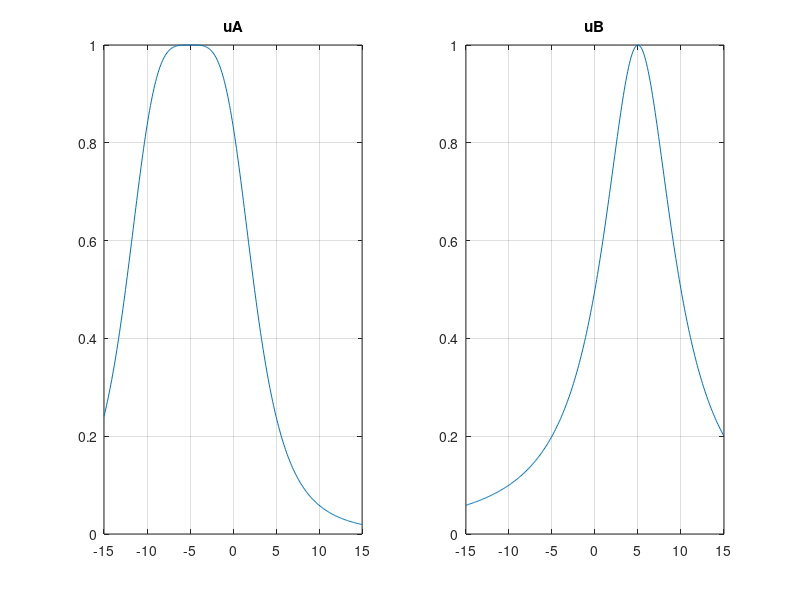
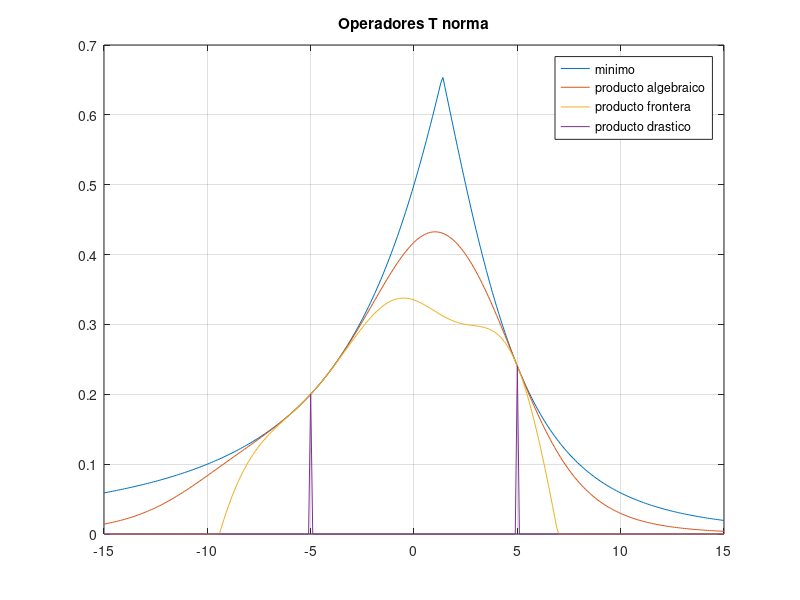
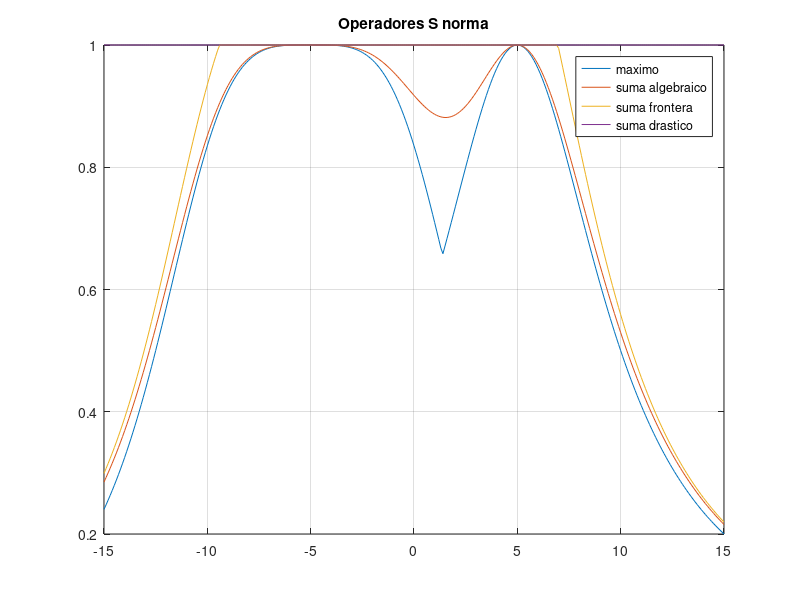

MATLAB code to generate these figures, in order:
%Operadores S_norma y T_norma
clc,clear all,close all
X=-15:0.1:15;
uA=1./(1+(((X+5)./7.5).^4));
uB=1./(1+(((X-5)./5).^2));
figure
subplot(1,2,1),plot(X,uA),grid on ,title('uA')
xlim([-15,15])
subplot(1,2,2),plot(X,uB),grid on,title('uB')
xlim([-15,15])

%Operadores T Norma
Tmin=min([uA;uB]);
Tap=uA.*uB;
Tbp=max([zeros(1,length(uA));(uA+uB-1)]);
Tdp=max([(uA.*(uB==1));(uB.*(uA==1));(((uA<0)+(uB<0))==1)]);
figure
plot(X,Tmin),hold on,plot(X,Tap),plot(X,Tbp),plot(X,Tdp),title('Operadores T norma')
grid on 
legend('minimo','producto algebraico','producto frontera','producto drastico')

%Operadores S norma 
Smax=max([uA;uB]);
Sas=(uA+uB)-(uA.*uB);
Sbs=min([ones(1,length(uA));(uA+uB)]);
Sds=max([(uA.*(uB==0));(uB.*(uA==0));(((uA>0)+(uB>0))==2)]);
figure
plot(X,Smax),hold on,plot(X,Sas),plot(X,Sbs),plot(X,Sds),title('Operadores S norma')
grid on
legend('maximo','suma algebraico','suma frontera','suma drastico')

